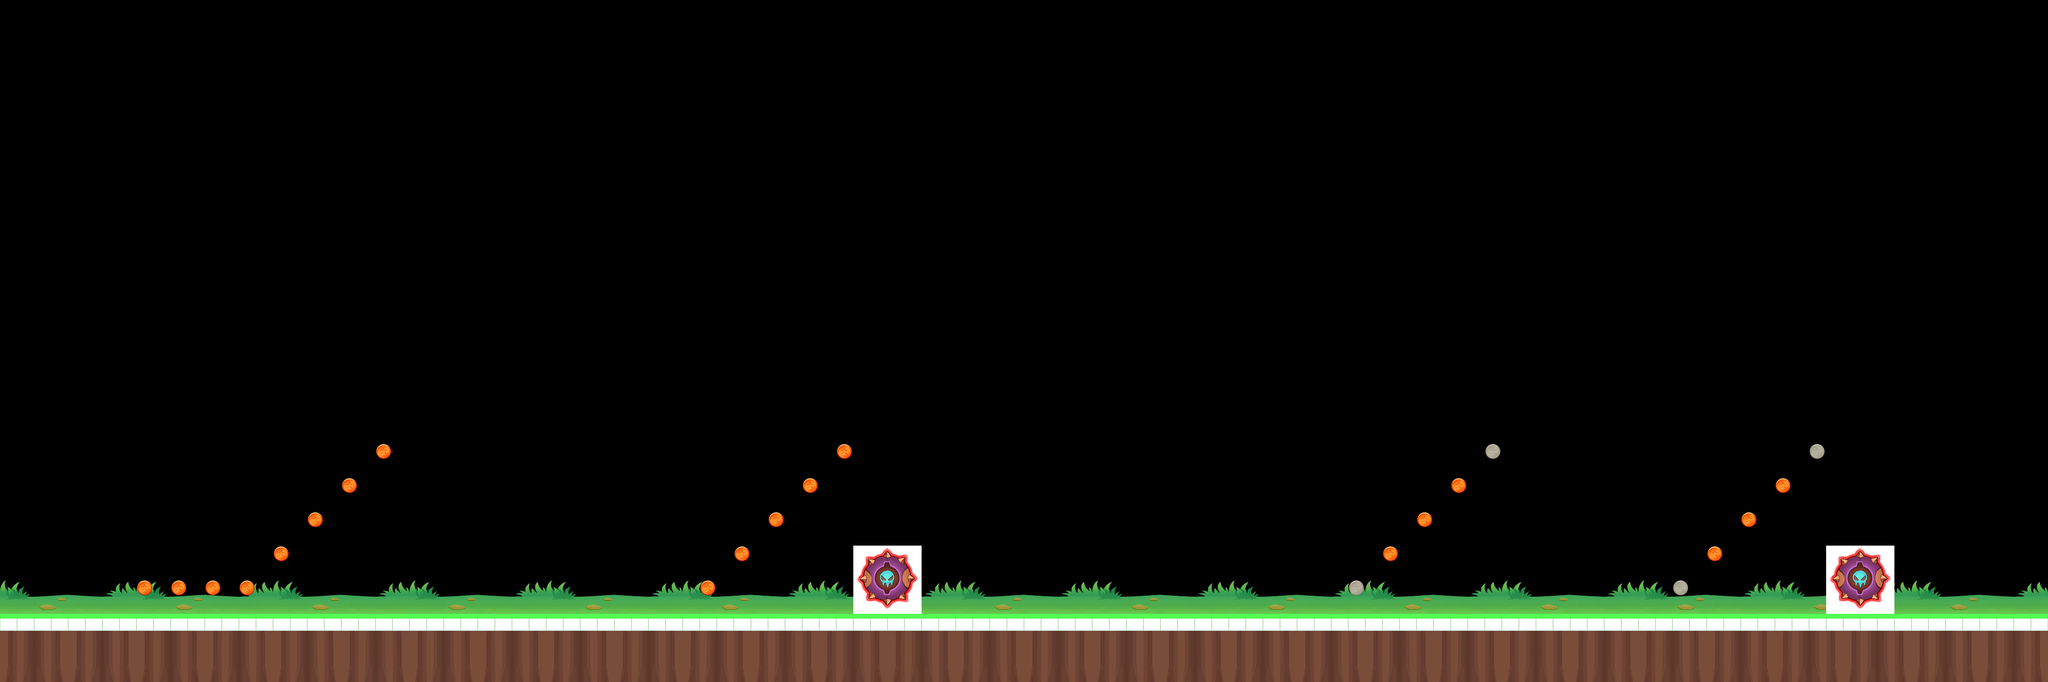

Tiled map render using the project's own tile images. Description and the map definition, with tile-layer contents summarised, below:
An orthogonal 120x40 tile map with 32x32 px tiles, 4 tile layers (floor, shade, loot, stones), 4 tilesets.

<map version="1.1" tiledversion="1.1.3413" orientation="orthogonal" renderorder="right-down" width="120" height="40" tilewidth="32" tileheight="32" infinite="0" nextlayerid="29" nextobjectid="1">
 <tileset firstgid="1" name="run_stones" tilewidth="128" tileheight="128" tilecount="10" columns="5">
  <image source="../../textures/parkour/tiledImage/run_stones.png" width="640" height="256" />
 </tileset>
 <tileset firstgid="11" source="../tiledImage/run_basic32.tsx" />
 <tileset firstgid="17" source="../tiledImage/run_chapter5.tsx" />
 <tileset firstgid="273" name="run_item32" tilewidth="32" tileheight="32" tilecount="7" columns="7">
  <image source="../../textures/parkour/tiledImage/run_item32.png" width="224" height="32" />
 </tileset>
 <layer id="25" name="floor" width="120" height="40">
  <data>[4800 cells, 720 non-empty, 48 distinct tile ids]</data>
 </layer>
 <layer id="26" name="shade" width="120" height="40">
  <data>[4800 cells, 120 non-empty, 1 distinct tile ids]</data>
 </layer>
 <layer id="27" name="loot" width="120" height="40">
  <data>[4800 cells, 23 non-empty, 2 distinct tile ids]</data>
 </layer>
 <layer id="28" name="stones" width="120" height="40">
  <data>[4800 cells, 2 non-empty, 1 distinct tile ids]</data>
 </layer>
</map>
